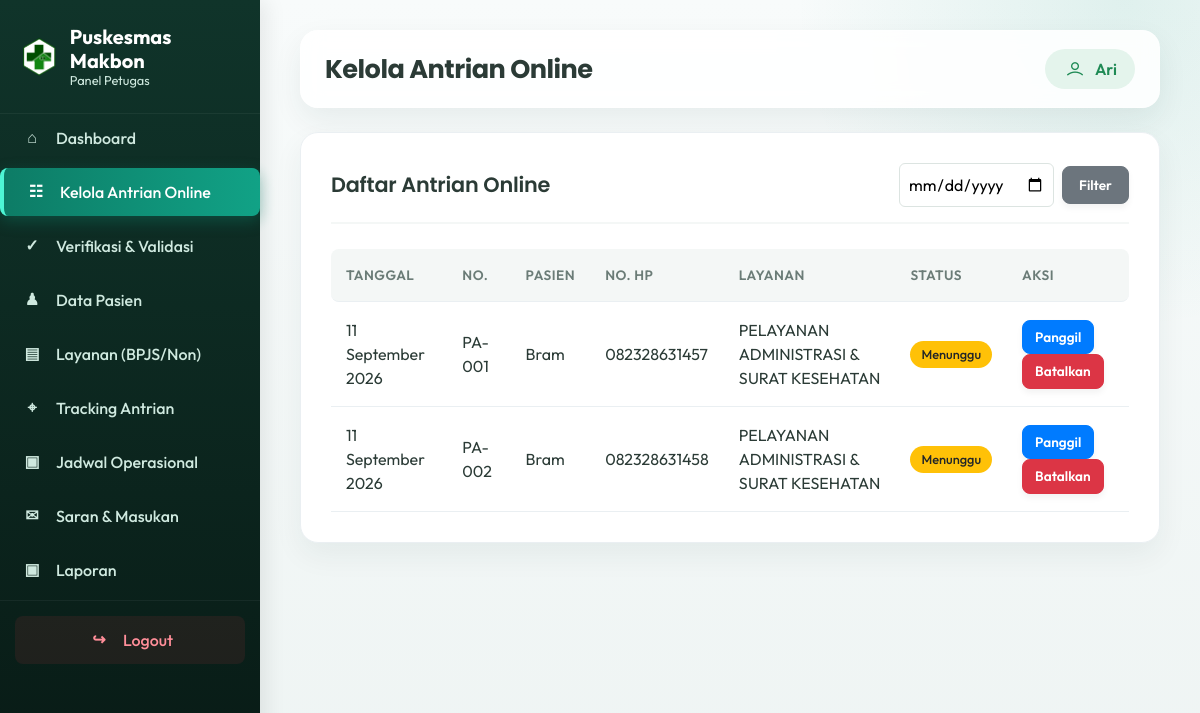
The page /petugas/antrian.php (signed in) on the database its author committed.
### tables this page shows
CREATE TABLE `antrian_online` (
  `id_antrian` int NOT NULL,
  `nama_pasien` varchar(100) NOT NULL,
  `no_hp` varchar(20) DEFAULT NULL,
  `alamat` text,
  `id_layanan` int DEFAULT NULL,
  `layanan` varchar(100) DEFAULT NULL,
  `tanggal_antrian` date NOT NULL,
  `nomor_antrian` int NOT NULL,
  `status` enum('Menunggu','Diproses','Selesai','Dibatalkan') NOT NULL DEFAULT 'Menunggu',
  `id_petugas` int DEFAULT NULL,
  `created_at` timestamp NULL DEFAULT CURRENT_TIMESTAMP
);

### petugas/antrian.php (the view, shortened to what this page needs)
<?php
require_once __DIR__ . '/includes/auth.php';
require_once __DIR__ . '/../config/database.php';
$filterTanggal = $_GET['tanggal'] ?? '';
if ($filterTanggal !== '') {
    $stmt = $pdo->prepare("SELECT * FROM antrian_online WHERE tanggal_antrian = ? ORDER BY FIELD(status,'Menunggu','Diproses','Selesai','Dibatalkan'), nomor_antrian ASC");
    $stmt->execute([$filterTanggal]);
    $keteranganTabel = "pada tanggal " . tanggal_indo($filterTanggal);
} else {
    $stmt = $pdo->query("SELECT * FROM antrian_online WHERE tanggal_antrian >= CURDATE() ORDER BY tanggal_antrian ASC, FIELD(status,'Menunggu','Diproses','Selesai','Dibatalkan'), nomor_antrian ASC");
}
$daftar = $stmt->fetchAll();
require_once __DIR__ . '/includes/layout_top.php';
?>
<div class="panel">
    <div class="panel-head">
        <h2>Daftar Antrian Online</h2>
        <form method="GET" style="display:flex;gap:8px; align-items:center;">
            <input type="date" name="tanggal" value="<?= clean($filterTanggal) ?>" style="padding:8px;border:1px solid #dce4e1;border-radius:6px; font-family:inherit;">
            <button type="submit" class="btn btn-secondary btn-sm" style="padding: 8px 16px;">Filter</button>
        </form>
    </div>
    <table>
        <thead><tr><th>Tanggal</th><th>No.</th><th>Pasien</th><th>No. HP</th><th>Layanan</th><th>Status</th><th>Aksi</th></tr></thead>
        <tbody>
        <?php foreach ($daftar as $d): ?>
            <tr>
                <td><?= tanggal_indo($d['tanggal_antrian']) ?></td>
                <td><?= format_nomor_antrian($d['nomor_antrian'], $d['layanan']) ?></td>
                <td><?= clean($d['nama_pasien']) ?></td>
                <td><?= clean($d['no_hp']) ?></td>
                <td><?= clean($d['layanan']) ?></td>
                <td><?= badge_status($d['status']) ?></td>
                <td class="actions">
                    <?php if ($d['status'] === 'Menunggu'): ?>
                        <a href="?aksi=panggil&id=<?= $d['id_antrian'] ?>" class="btn btn-primary btn-sm">Panggil</a>
                        <a href="?aksi=batalkan&id=<?= $d['id_antrian'] ?>" class="btn btn-danger btn-sm" onclick="return confirm('Batalkan antrian ini?')">Batalkan</a>
                    <?php elseif ($d['status'] === 'Diproses'): ?>
                        <a href="?aksi=selesai&id=<?= $d['id_antrian'] ?>" class="btn btn-primary btn-sm">Selesaikan</a>
                    <?php else: ?>
                        <span style="color:var(--muted);font-size:0.85rem;">Selesai/Batal</span>
                    <?php endif; ?>
                </td>
            </tr>
        <?php endforeach; ?>
        </tbody>
    </table>
</div>
<?php require_once __DIR__ . '/includes/layout_bottom.php'; ?>

### includes/functions.php (shortened to what this page needs)
<?php
function clean($str)
{
    return htmlspecialchars(trim($str ?? ''), ENT_QUOTES, 'UTF-8');
}
function tanggal_indo($tanggal)
{
    $bulan = [
        1 => 'Januari', 2 => 'Februari', 3 => 'Maret', 4 => 'April',
        5 => 'Mei', 6 => 'Juni', 7 => 'Juli', 8 => 'Agustus',
        9 => 'September', 10 => 'Oktober', 11 => 'November', 12 => 'Desember'
    ];
    $ts = strtotime($tanggal);
    return date('d', $ts) . ' ' . $bulan[(int)date('n', $ts)] . ' ' . date('Y', $ts);
}
function badge_status($status)
{
    $map = [
        'Menunggu'   => 'badge-warning',
        'Diproses'   => 'badge-info',
        'Selesai'    => 'badge-success',
        'Dibatalkan' => 'badge-danger',
    ];
    $class = $map[$status] ?? 'badge-secondary';
    return "<span class='badge {$class}'>" . clean($status) . "</span>";
}
function format_nomor_antrian($nomor, $layanan)
{
    $words = explode(' ', str_replace(['&', '-'], '', strtoupper($layanan)));
    $prefix = '';
    foreach ($words as $w) {
        if (trim($w) !== '') {
            $prefix .= $w[0];
        }
        if (strlen($prefix) >= 2) break;
    }
    return $prefix . '-' . str_pad($nomor, 3, '0', STR_PAD_LEFT);
}

### assets/traveland/css/style.css (style rules this page uses)
body { font-family: "Poppins", sans-serif; font-weight: normal; font-style: normal; color: #747E88; }
* { margin: 0; padding: 0; -webkit-box-sizing: border-box; box-sizing: border-box; }
a { color: #EEC41E; }
i, span, a { display: inline-block; }
h1, h2, h3, h4, h5, h6 { font-family: "Poppins", sans-serif; font-weight: 700; color: #38424D; margin: 0px; }
h2 { font-size: 36px; }

### petugas/includes/layout_top.php (style rules this page uses)
:root { --primary: #0d7c66; --primary-hover: #0a6552; --bg-color: #f4f7f6; --sidebar-bg: #112d27; --sidebar-hover: #18433a; --text-main: #2b3b36; --text-muted: #6b7c77; --border-color: #eaeff2; }
body { background-color: var(--bg-color); font-family: 'Outfit', sans-serif; color: var(--text-main); }
.panel { background: #fff; padding: 30px; border-radius: 16px; box-shadow: 0 5px 20px rgba(0,0,0,0.03); margin-bottom: 30px; border: 1px solid var(--border-color); }
.panel-head { margin-bottom: 25px; padding-bottom: 15px; border-bottom: 2px solid var(--bg-color); display: flex; justify-content: space-between; align-items: center; }
.panel-head h2 { margin: 0; font-size: 1.3rem; font-weight: 600; color: var(--text-main); }
.panel table { width: 100%; border-collapse: separate; border-spacing: 0; margin-top: 10px; }
.panel th, .panel td { padding: 16px 15px; border-bottom: 1px solid var(--border-color); text-align: left; vertical-align: middle; }
.panel th { background: var(--bg-color); font-weight: 600; color: var(--text-muted); text-transform: uppercase; font-size: 0.85rem; letter-spacing: 0.5px; }
.panel th:first-child { border-top-left-radius: 8px; border-bottom-left-radius: 8px; }
.panel th:last-child { border-top-right-radius: 8px; border-bottom-right-radius: 8px; }
.panel tbody tr { transition: all 0.2s; }
.btn { border-radius: 8px; font-weight: 500; padding: 8px 16px; transition: all 0.2s; }
.btn-sm { padding: 6px 12px; font-size: 0.85rem; }
.badge { padding: 6px 10px; border-radius: 6px; font-weight: 500; font-size: 0.8rem; }
.btn { border-radius: 8px !important; font-weight: 600 !important; box-shadow: 0 4px 6px rgba(0,0,0,0.05); transition: all 0.2s ease; }
body { background: #eef4f3 !important; }
.panel { border-radius: 18px; box-shadow: 0 12px 30px rgba(20, 58, 52, .06); }
.panel-head h2 { letter-spacing: -.01em; }
.badge { border-radius: 999px; padding: 7px 11px; }
.dashboard-intro, .stat-card-modern, .panel { animation: dashboardReveal .45s ease both; }

### rows shown on the page
antrian_online: tanggal_antrian "11 September 2026", format_nomor_antrian($d['nomor_antrian'], $d['layanan']) "PA-001", nama_pasien "Bram", no_hp "082328631457", layanan "PELAYANAN ADMINISTRASI & SURAT KESEHATAN", status "Menunggu"
antrian_online: tanggal_antrian "11 September 2026", format_nomor_antrian($d['nomor_antrian'], $d['layanan']) "PA-002", nama_pasien "Bram", no_hp "082328631458", layanan "PELAYANAN ADMINISTRASI & SURAT KESEHATAN", status "Menunggu"

### other values the page prints
$page_title "Kelola Antrian Online"
$_SESSION['petugas_nama'] "Ari"
